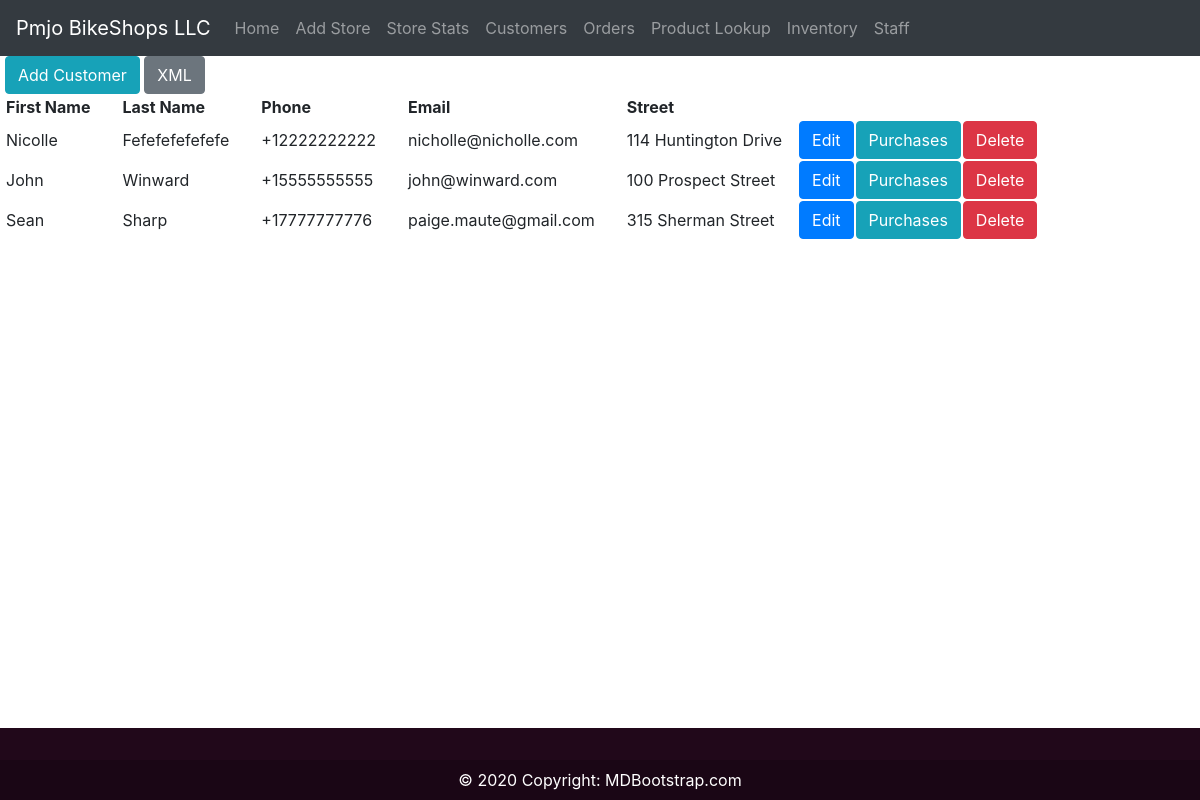
The app's page /customers/ with its own data.
### PmjoStore/models.py (models this page shows, shortened)
class Base(models.Model):
    id = models.UUIDField(default=uuid.uuid4, unique=True, primary_key=True, editable=False)
    class Meta:
        abstract = True

class Customers(Base):
    first_name = models.CharField(max_length=100)
    last_name = models.CharField(max_length=100)
    phone = PhoneField(blank=True, help_text='Contact phone number')
    email = models.EmailField(max_length=100, blank=True)
    street = models.CharField(max_length=100, blank=True)
    zipCode_id = models.ForeignKey(ZipCode, on_delete=models.CASCADE, blank=True, default=1)
    class Meta:
        verbose_name_plural = 'Customers'

### PmjoStore/views.py (the view)
# urls.py: path('customers/', views.customers, name="customers-page"),
def customers(request):
    customers = Customers.objects.all()
    context = {'customers': customers}
    return render(request, "PmjoStore/customers.html", context)

### PmjoStore/templates/PmjoStore/customers.html
{% extends 'main.html' %}
{% block content %}
<a class="button btn btn-info" href="{% url 'PmjoStore:add-customers' %}">Add Customer</a>
<a class="button btn btn-secondary" href="{% url 'PmjoStore:xml' %}">XML</a>
<table>
    <tr>
        <th class="pr-3">First Name</th>
        <th class="pr-3 pl-3">Last Name</th>
        <th class="pr-3 pl-3">Phone</th>
        <th class="pr-3 pl-3">Email</th>
        <th class="pr-3 pl-3">Street</th>
    </tr>
    {% for customer in customers %}
    <tr>
        <td class="pr-3">{{customer.first_name}}</td>
        <td class="pr-3 pl-3">{{customer.last_name}}</td>
        <td class="pr-3 pl-3">{{customer.phone}}</td>
        <td class="pr-3 pl-3">{{customer.email}}</td>
        <td class="pr-3 pl-3">{{customer.street}}</td>
        <td><a class="button btn btn-primary" href = "{% url 'PmjoStore:update-customer' customer.id %}" >Edit</a></td>
        <td><a class="button btn btn-info" href = "{% url 'PmjoStore:customer-purchases' customer.id %}" >Purchases</a></td>
        <td><a class="button btn btn-danger" href = "{% url 'PmjoStore:delete-customer' customer.id %}" >Delete</a></td>
    </tr>
    {% endfor %}
</table>
{% endblock content %}

### records on screen
Customers: first_name "Nicolle", last_name "Fefefefefefefe", phone "+12222222222", email "nicholle@nicholle.com", street "114 Huntington Drive"
Customers: first_name "John", last_name "Winward", phone "+15555555555", email "john@winward.com", street "100 Prospect Street"
Customers: first_name "Sean", last_name "Sharp", phone "+17777777776", email "paige.maute@gmail.com", street "315 Sherman Street"
